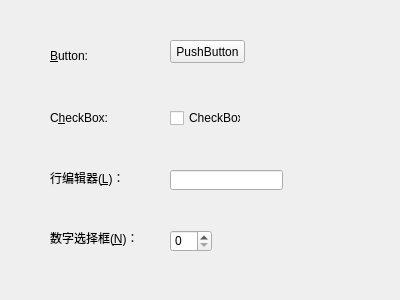
<?xml version="1.0" encoding="UTF-8"?>
<ui version="4.0">
 <class>MyWidget</class>
 <widget class="QWidget" name="MyWidget">
  <property name="geometry">
   <rect>
    <x>0</x>
    <y>0</y>
    <width>400</width>
    <height>300</height>
   </rect>
  </property>
  <property name="windowTitle">
   <string>MyWidget</string>
  </property>
  <widget class="QLabel" name="label">
   <property name="geometry">
    <rect>
     <x>50</x>
     <y>50</y>
     <width>54</width>
     <height>12</height>
    </rect>
   </property>
   <property name="text">
    <string>&amp;Button:</string>
   </property>
   <property name="buddy">
    <cstring>pushButton</cstring>
   </property>
  </widget>
  <widget class="QLabel" name="label_2">
   <property name="geometry">
    <rect>
     <x>50</x>
     <y>110</y>
     <width>61</width>
     <height>16</height>
    </rect>
   </property>
   <property name="text">
    <string>C&amp;heckBox:</string>
   </property>
   <property name="buddy">
    <cstring>checkBox</cstring>
   </property>
  </widget>
  <widget class="QLabel" name="label_3">
   <property name="geometry">
    <rect>
     <x>50</x>
     <y>170</y>
     <width>91</width>
     <height>16</height>
    </rect>
   </property>
   <property name="text">
    <string>行编辑器(&amp;L)：</string>
   </property>
   <property name="buddy">
    <cstring>lineEdit</cstring>
   </property>
  </widget>
  <widget class="QLabel" name="label_4">
   <property name="geometry">
    <rect>
     <x>50</x>
     <y>230</y>
     <width>91</width>
     <height>16</height>
    </rect>
   </property>
   <property name="text">
    <string>数字选择框(&amp;N)：</string>
   </property>
   <property name="buddy">
    <cstring>spinBox</cstring>
   </property>
  </widget>
  <widget class="QPushButton" name="pushButton">
   <property name="geometry">
    <rect>
     <x>170</x>
     <y>40</y>
     <width>75</width>
     <height>23</height>
    </rect>
   </property>
   <property name="text">
    <string>PushButton</string>
   </property>
  </widget>
  <widget class="QCheckBox" name="checkBox">
   <property name="geometry">
    <rect>
     <x>170</x>
     <y>110</y>
     <width>71</width>
     <height>16</height>
    </rect>
   </property>
   <property name="text">
    <string>CheckBox</string>
   </property>
  </widget>
  <widget class="QLineEdit" name="lineEdit">
   <property name="geometry">
    <rect>
     <x>170</x>
     <y>170</y>
     <width>113</width>
     <height>20</height>
    </rect>
   </property>
  </widget>
  <widget class="QSpinBox" name="spinBox">
   <property name="geometry">
    <rect>
     <x>170</x>
     <y>230</y>
     <width>42</width>
     <height>22</height>
    </rect>
   </property>
  </widget>
 </widget>
 <layoutdefault spacing="6" margin="11"/>
 <tabstops>
  <tabstop>lineEdit</tabstop>
  <tabstop>spinBox</tabstop>
  <tabstop>pushButton</tabstop>
  <tabstop>checkBox</tabstop>
 </tabstops>
 <resources/>
 <connections/>
</ui>
